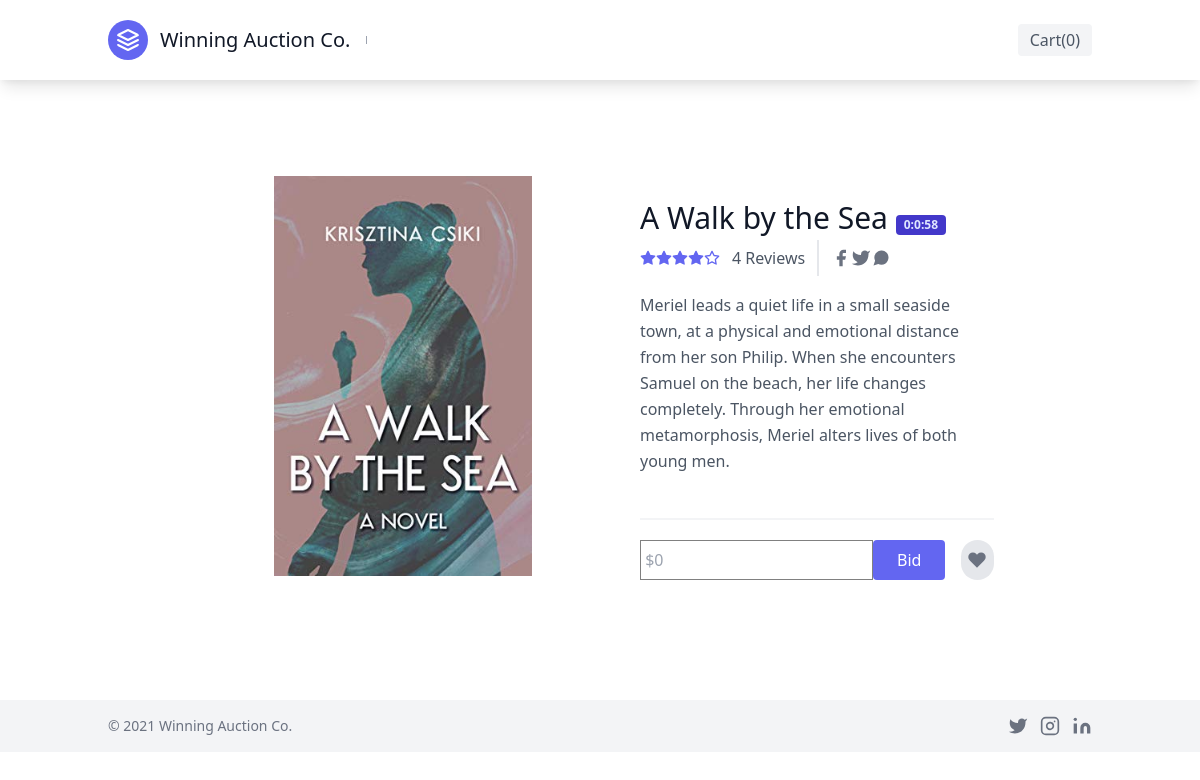
/4, run on the app's committed database.
### adminPanel/models.py (models this page shows)
class Product(models.Model):
    productName=models.CharField(max_length=100, default=' ')
    imageURL=models.ImageField(upload_to='Images', default='img/icon.png')
    productSpecification=models.CharField(max_length=1000, default=' ')
    productPrice=models.DecimalField(max_digits=10, decimal_places=2)
    productLocation=models.CharField(max_length=100, default=' ')
    productTime=models.DecimalField(max_digits=10, decimal_places=2)

### adminPanel/views.py (the view)
# urls.py: path('<int:id>', views.displayProduct, name='home'),
def displayProduct(request, id):
    product = Product.objects.get(id=id)
    return render(request, 'Details.html', {"prod": product})

### templates/Details.html (shortened to what this page needs)
<!DOCTYPE html>
<html lang="en">
  <head>
    <link
      href="https://unpkg.com/tailwindcss@^2/dist/tailwind.min.css"
      rel="stylesheet"
    />
  </head>
  <body>
    <header class="text-gray-600 body-font shadow-lg sticky">
      <div
        class="
          container
          mx-auto
          flex flex-wrap
          p-5
          flex-col
          md:flex-row
          items-center
        "
      >
        <a
          class="
            flex
            title-font
            font-medium
            items-center
            text-gray-900
            mb-4
            md:mb-0
          "
        >
          <svg
            xmlns="http://www.w3.org/2000/svg"
            fill="none"
            stroke="currentColor"
            stroke-linecap="round"
            stroke-linejoin="round"
            stroke-width="2"
            class="w-10 h-10 text-white p-2 bg-indigo-500 rounded-full"
            viewBox="0 0 24 24"
          >
            <path
              d="M12 2L2 7l10 5 10-5-10-5zM2 17l10 5 10-5M2 12l10 5 10-5"
            ></path>
          </svg>
          <span class="ml-3 text-xl">Winning Auction Co.</span>
        </a>
        <nav
          class="
            md:mr-auto md:ml-4 md:py-1 md:pl-4 md:border-l md:border-gray-400
            flex flex-wrap
            items-center
            text-base
            justify-center
          "
        ></nav>
        <button
          class="
            inline-flex
            items-center
            bg-gray-100
            border-0
            py-1
            px-3
            focus:outline-none
            hover:bg-gray-200
            rounded
            text-base
            mt-4
            md:mt-0
          "
          onclick="handleCart()"
        >
          Cart(<span id="cart_span">0</span>)
        </button>
      </div>
    </header>
    <section class="text-gray-600 body-font overflow-hidden">
      <div class="container px-5 py-24 mx-auto">
        <div class="lg:w-4/5 mx-auto flex flex-wrap">
          <img
            alt="ecommerce"
            class="
              lg:w-1/2
              w-full
              lg:h-auto
              h-64
              <!--
              object-cover object-center
              -->
              rounded
              pl
            "
            src="/media/{{prod.imageURL}}"
          />
          <div class="pr lg:w-1/2 w-full lg:pl-10 lg:py-6 mt-6 lg:mt-0">
            <h1 class="text-gray-900 text-3xl title-font font-medium mb-1">
              {{prod.productName}}
              <span
                id="timer"
                class="
                  inline-flex
                  items-center
                  justify-center
                  px-2
                  py-1
                  text-xs
                  font-bold
                  leading-none
                  text-indigo-100
                  bg-indigo-700
                  rounded
                "
              ></span>
            </h1>
            <div class="flex mb-4">
              <span class="flex items-center">
                <svg
                  fill="currentColor"
                  stroke="currentColor"
                  stroke-linecap="round"
                  stroke-linejoin="round"
                  stroke-width="2"
                  class="w-4 h-4 text-indigo-500"
                  viewBox="0 0 24 24"
                >
                  <path
                    d="M12 2l3.09 6.26L22 9.27l-5 4.87 1.18 6.88L12 17.77l-6.18 3.25L7 14.14 2 9.27l6.91-1.01L12 2z"
                  ></path>
                </svg>
                <svg
                  fill="currentColor"
                  stroke="currentColor"
                  stroke-linecap="round"
                  stroke-linejoin="round"
                  stroke-width="2"
                  class="w-4 h-4 text-indigo-500"
                  viewBox="0 0 24 24"
                >
                  <path
                    d="M12 2l3.09 6.26L22 9.27l-5 4.87 1.18 6.88L12 17.77l-6.18 3.25L7 14.14 2 9.27l6.91-1.01L12 2z"
                  ></path>
                </svg>
                <svg
                  fill="currentColor"
                  stroke="currentColor"
                  stroke-linecap="round"
                  stroke-linejoin="round"
                  stroke-width="2"
                  class="w-4 h-4 text-indigo-500"
                  viewBox="0 0 24 24"
                >
                  <path
                    d="M12 2l3.09 6.26L22 9.27l-5 4.87 1.18 6.88L12 17.77l-6.18 3.25L7 14.14 2 9.27l6.91-1.01L12 2z"
                  ></path>
                </svg>
                <svg
                  fill="currentColor"
                  stroke="currentColor"
                  stroke-linecap="round"
                  stroke-linejoin="round"
                  stroke-width="2"
                  class="w-4 h-4 text-indigo-500"
                  viewBox="0 0 24 24"
                >
                  <path
                    d="M12 2l3.09 6.26L22 9.27l-5 4.87 1.18 6.88L12 17.77l-6.18 3.25L7 14.14 2 9.27l6.91-1.01L12 2z"
                  ></path>
                </svg>
                <svg
                  fill="none"
                  stroke="currentColor"
                  stroke-linecap="round"
                  stroke-linejoin="round"
                  stroke-width="2"
                  class="w-4 h-4 text-indigo-500"
                  viewBox="0 0 24 24"
                >
                  <path
                    d="M12 2l3.09 6.26L22 9.27l-5 4.87 1.18 6.88L12 17.77l-6.18 3.25L7 14.14 2 9.27l6.91-1.01L12 2z"
                  ></path>
                </svg>
                <span class="text-gray-600 ml-3">4 Reviews</span>
              </span>
              <span
                class="
                  flex
                  ml-3
                  pl-3
                  py-2
                  border-l-2 border-gray-200
                  space-x-2s
                "
              >
                <a class="text-gray-500">
                  <svg
                    fill="currentColor"
                    stroke-linecap="round"
                    stroke-linejoin="round"
                    stroke-width="2"
                    class="w-5 h-5"
                    viewBox="0 0 24 24"
                  >
                    <path
                      d="M18 2h-3a5 5 0 00-5 5v3H7v4h3v8h4v-8h3l1-4h-4V7a1 1 0 011-1h3z"
                    ></path>
                  </svg>
                </a>
                <a class="text-gray-500">
                  <svg
                    fill="currentColor"
                    stroke-linecap="round"
                    stroke-linejoin="round"
                    stroke-width="2"
                    class="w-5 h-5"
                    viewBox="0 0 24 24"
                  >
                    <path
                      d="M23 3a10.9 10.9 0 01-3.14 1.53 4.48 4.48 0 00-7.86 3v1A10.66 10.66 0 013 4s-4 9 5 13a11.64 11.64 0 01-7 2c9 5 20 0 20-11.5a4.5 4.5 0 00-.08-.83A7.72 7.72 0 0023 3z"
                    ></path>
                  </svg>
                </a>
                <a class="text-gray-500">
                  <svg
                    fill="currentColor"
                    stroke-linecap="round"
                    stroke-linejoin="round"
                    stroke-width="2"
                    class="w-5 h-5"
                    viewBox="0 0 24 24"
                  >
                    <path
                      d="M21 11.5a8.38 8.38 0 01-.9 3.8 8.5 8.5 0 01-7.6 4.7 8.38 8.38 0 01-3.8-.9L3 21l1.9-5.7a8.38 8.38 0 01-.9-3.8 8.5 8.5 0 014.7-7.6 8.38 8.38 0 013.8-.9h.5a8.48 8.48 0 018 8v.5z"
                    ></path>
                  </svg>
                </a>
              </span>
            </div>
            <p class="leading-relaxed">{{prod.productSpecification}}</p>
            <div
              class="
                flex
                mt-6
                items-center
                pb-5
                border-b-2 border-gray-100
                mb-5
              "
            ></div>
            <div class="flex">
              <input
                class="bid_input"
                type="number"
                placeholder="&nbsp;$0"
                id="bid"
                name="bid"
              />
              <button
                onclick="handleBid()"
                id="bid_button"
                class="
                  flex
                  ml-auto
                  text-white
                  bg-indigo-500
                  border-0
                  py-2
                  px-6
                  focus:outline-none
                  hover:bg-indigo-600
                  rounded
                "
              >
                Bid
              </button>
              <button
                class="
                  rounded-full
                  w-10
                  h-10
                  bg-gray-200
                  p-0
                  border-0
                  inline-flex
                  items-center
                  justify-center
                  text-gray-500
                  ml-4
                "
              >
                <svg
                  fill="currentColor"
                  stroke-linecap="round"
                  stroke-linejoin="round"
                  stroke-width="2"
                  class="w-5 h-5"
                  viewBox="0 0 24 24"
                >
                  <path
                    d="M20.84 4.61a5.5 5.5 0 00-7.78 0L12 5.67l-1.06-1.06a5.5 5.5 0 00-7.78 7.78l1.06 1.06L12 21.23l7.78-7.78 1.06-1.06a5.5 5.5 0 000-7.78z"
                  ></path>
                </svg>
              </button>
            </div>
          </div>
        </div>
      </div>
    </section>
    <footer class="text-gray-600 body-font">
      <div class="bg-gray-100">
        <div
          class="
            container
            mx-auto
            py-4
            px-5
            flex flex-wrap flex-col
            sm:flex-row
          "
        >
          <p class="text-gray-500 text-sm text-center sm:text-left">
            © 2021 Winning Auction Co.
          </p>
          <span
            class="
              inline-flex
              sm:ml-auto sm:mt-0
              mt-2
              justify-center
              sm:justify-start
            "
          >
            <a class="ml-3 text-gray-500">
              <svg
                fill="currentColor"
                stroke-linecap="round"
                stroke-linejoin="round"
                stroke-width="2"
                class="w-5 h-5"
                viewBox="0 0 24 24"
              >
                <path
                  d="M23 3a10.9 10.9 0 01-3.14 1.53 4.48 4.48 0 00-7.86 3v1A10.66 10.66 0 013 4s-4 9 5 13a11.64 11.64 0 01-7 2c9 5 20 0 20-11.5a4.5 4.5 0 00-.08-.83A7.72 7.72 0 0023 3z"
                ></path>
              </svg>
            </a>
            <a class="ml-3 text-gray-500">
              <svg
                fill="none"
                stroke="currentColor"
                stroke-linecap="round"
                stroke-linejoin="round"
                stroke-width="2"
                class="w-5 h-5"
                viewBox="0 0 24 24"
              >
                <rect width="20" height="20" x="2" y="2" rx="5" ry="5"></rect>
                <path
                  d="M16 11.37A4 4 0 1112.63 8 4 4 0 0116 11.37zm1.5-4.87h.01"
                ></path>
              </svg>
            </a>
            <a class="ml-3 text-gray-500">
              <svg
                fill="currentColor"
                stroke="currentColor"
                stroke-linecap="round"
                stroke-linejoin="round"
                stroke-width="0"
                class="w-5 h-5"
                viewBox="0 0 24 24"
              >
                <path
                  stroke="none"
                  d="M16 8a6 6 0 016 6v7h-4v-7a2 2 0 00-2-2 2 2 0 00-2 2v7h-4v-7a6 6 0 016-6zM2 9h4v12H2z"
                ></path>
                <circle cx="4" cy="4" r="2" stroke="none"></circle>
              </svg>
            </a>
          </span>
        </div>
      </div>
    </footer>
  </body>
</html>

### templates/Details.html (style rules this page uses)
@media (min-width: 1024px) { .lg\:h-auto { height: 400; height: 400px; } }
.object-center { object-position: center; }
.object-cover { object-fit: scale-down; }
.bid_input { border: 1px solid gray; }

### data on the page
Product: imageURL (picture), productName "A Walk by the Sea", productSpecification "Meriel leads a quiet life in a small seaside town, at a physical and emotional distance from her son Philip. When she encounters Samuel on the beach, her life changes completely. Through her emotional metamorphosis, Meriel alters lives of both young men."
